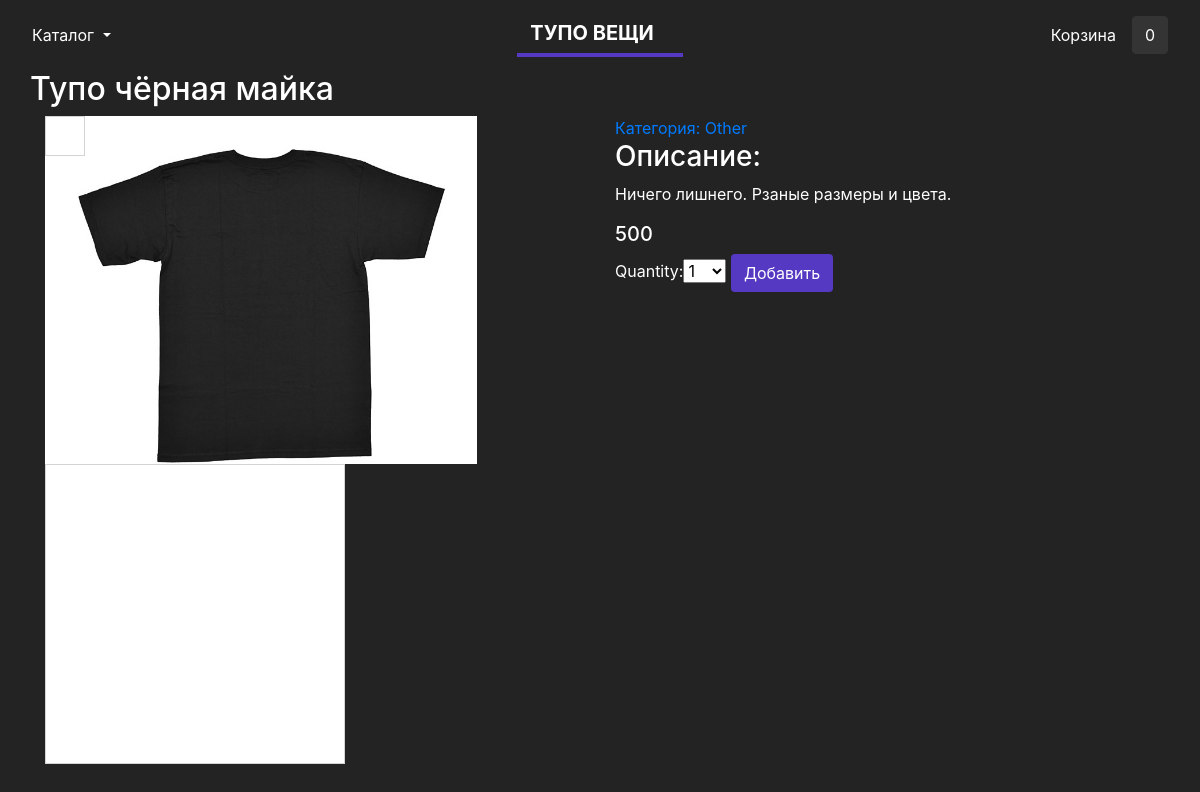
Page /16/tupo-chyornaya-majka/ on the earlier database version.
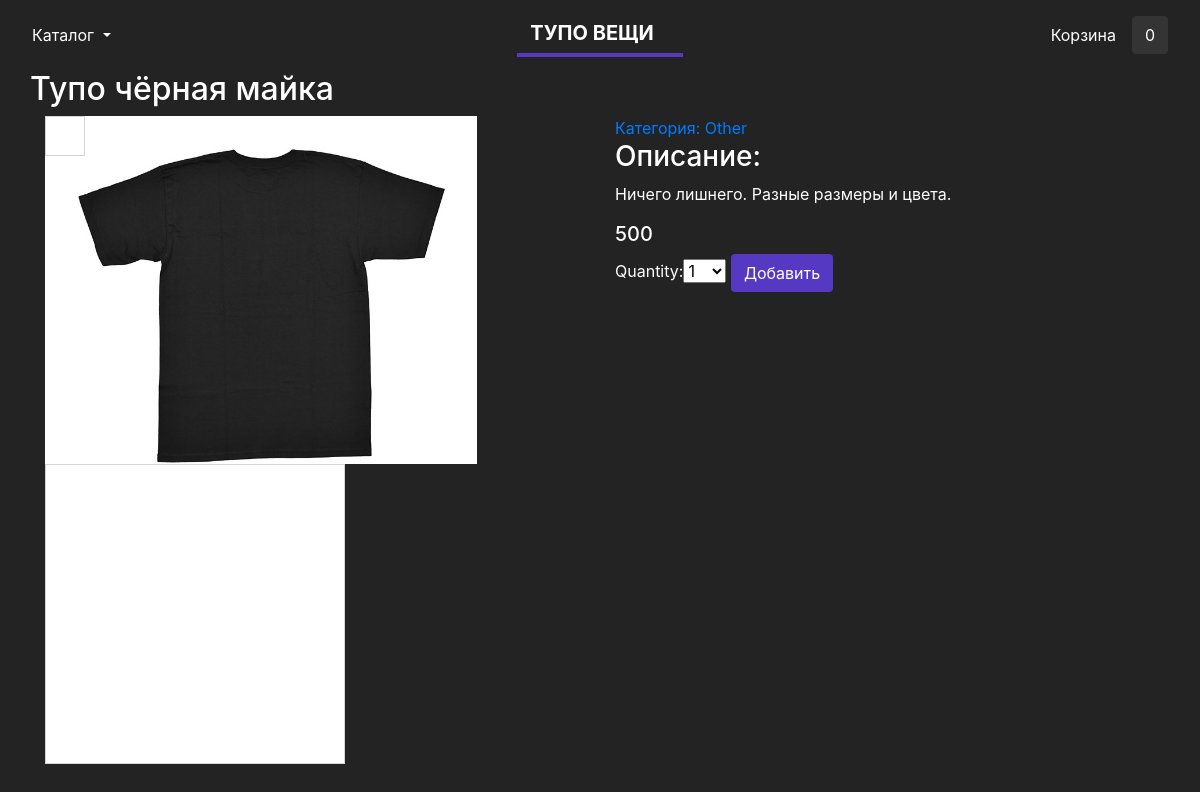
Same page on the later database version.
### JustSimpleShop/models.py (models this page shows, shortened)
class Product(models.Model):
    category = models.ForeignKey(Category, related_name="products", on_delete=models.CASCADE)
    name = models.CharField(max_length=100, db_index=True)
    slug = models.SlugField(max_length=100, db_index=True)
    description = models.TextField(blank=True)
    price = models.PositiveIntegerField()
    available = models.BooleanField(default=True)
    stock = models.PositiveIntegerField()
    created_at = models.DateTimeField(auto_now_add=True)
    updated_at = models.DateTimeField(auto_now=True)
    image = models.ImageField(upload_to='products/%Y/%m/%d', blank=True)
    class Meta:
        ordering = ('name',)
        index_together = (('id', 'slug'),)

class Category(models.Model):
    name = models.CharField(max_length=150, db_index=True)
    slug = models.SlugField(max_length=150, unique=True, db_index=True)
    created_at = models.DateTimeField(auto_now_add=True)
    updated_at = models.DateTimeField(auto_now=True)
    class Meta:
        ordering = ('name',)
        verbose_name = 'category'
        verbose_name_plural = 'categories'
    def __str__(self):
        return self.name
    def get_absolute_url(self):
        return reverse('JustSimpleShop:product_list_by_category', args=[self.slug])

### JustSimpleShop/views.py (the view)
# urls.py: url(r'^(?P<id>\d+)/(?P<slug>[-\w]+)/$', views.product_detail, name='product_detail')
def product_detail(request, id, slug):
    product = get_object_or_404(Product, id=id, slug=slug, available=True)
    cart_product_form = CartAddProductForm()
    context = {
        'product': product,
        'cart_product_form': cart_product_form
    }
    return render(request, 'JustSimpleShop/product/detail.html', context)

### cart/forms.py
class CartAddProductForm(forms.Form):
    quantity = forms.TypedChoiceField(choices=PRODUCT_QUANTITY_CHOICES, coerce=int)
    update = forms.BooleanField(required=False, initial=False, widget=forms.HiddenInput)

### cart/cart.py (called while the page is built)
    def __len__(self):
        return sum(item['quantity'] for item in self.cart.values())

### cart/context-processors.py (called while the page is built)
def cart(request):
    return {'cart': Cart(request)}

### JustSimpleShop/templates/JustSimpleShop/product/detail.html (shortened to what this page needs)
{% extends 'JustSimpleShop/base.html' %}
{% load static %}
{% block content %}
    <div class="container">
	<div class="row">
		<h2>{{ product.name }}</h2>
	</div>
	<div class="block">
      <div class="row">
        <div class="col-md-6">
            <div class="img-zoom-container">
                <img id="myimage" src="{% if product.image %} {{ product.image.url }} {% else %} {% static 'img/default.jpg' %} {% endif %}" class="img-left" alt="">
                <div id="myresult" class="img-zoom-result"></div>
            </div>
        </div>
      <div class="col-md-6">
           <a href="{{ product.category.get_absolute_url }}">Категория:  {{ product.category }} </a>
            <h3>
                Описание:
            </h3>
            <p>{{ product.description }}</p>
            <h5>
                {{ product.price }}
            </h5>
            <form action="{% url 'cart:cart_add' product.id %}" method="post">
                {{ cart_product_form }}
                <input type="submit" class="btn" value="Добавить" style="background-color: #5539C2; color: white">
            </form>
      </div>
     </div>
    </div>
</div>
{% endblock %}

Differences in the rows shown:
changed Product "Тупо чёрная майка": description "Ничего лишнего. Рзаные размеры и цвета." → "Ничего лишнего. Разные размеры и цвета."
